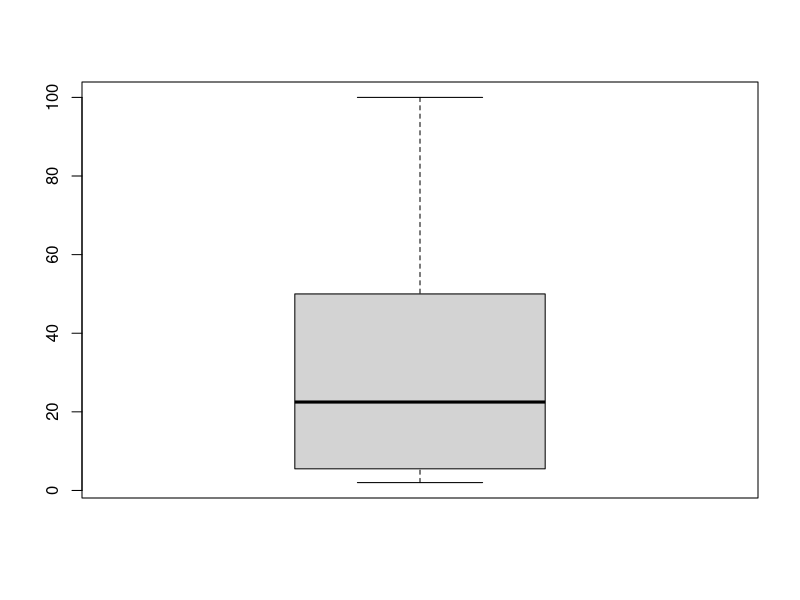
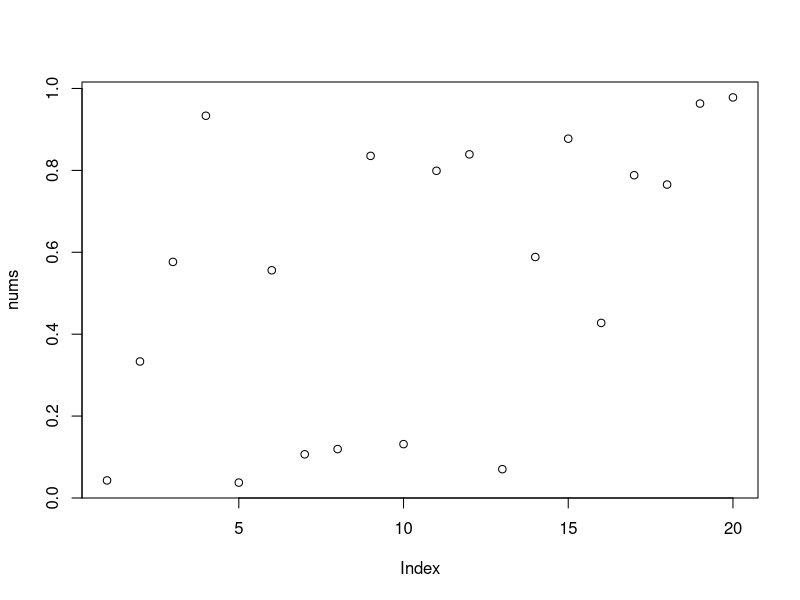
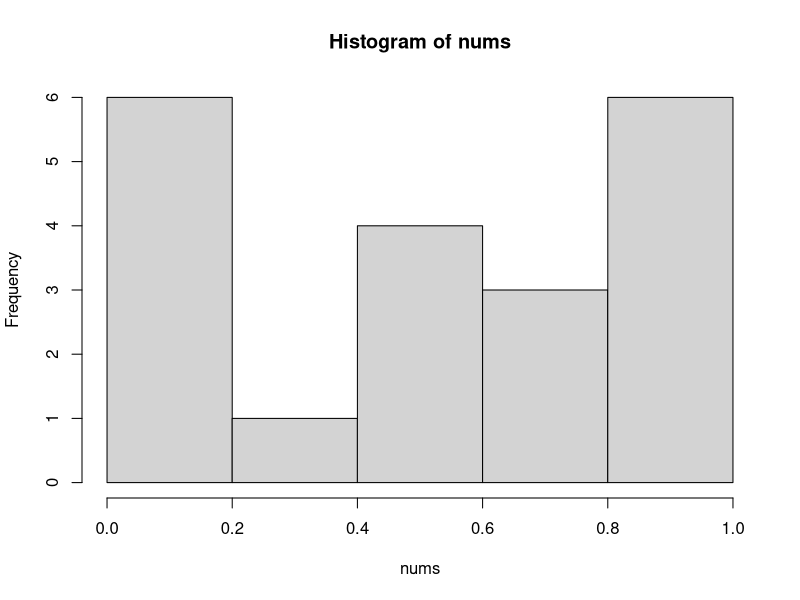

Generate these figures, in order, with R:
#Class 9.12.2016 MON

a <- 2
b <- 50
c <- 3
a+b
b/a
50%%3 #余
a_vec <- c(3, 50, 5, 6, 10, 50, 20, 2, 100, 30, 25, 80)
str(a_vec) #structure command, show structure
sum(a_vec) #和
summary(a_vec)
length(a_vec)
boxplot(a_vec)
cumsum(a_vec) #cumulative sum
is.vector(a_vec) #
data()

#rundom numbers 生成随机数
runif(20) #括号里点“Tab”显示下拉菜单
options(digits = 2)
nums <- runif(20)
nums

plot(nums)
hist(nums)

set.seed(5)
runif(30)

head(nums) #显示前五个
tail(nums) #显示后五个


#生成矩阵MATRIX

A <- matrix(data = floor(30*runif(16)),nrow = 4, byrow = TRUE)
View(A) #View大写开头

#byrow的意思是什么：
values <- 30*runif(16)
values

#floor的意思是，

A
A[3,3]

dim(A) #显示Dimension

d <- dim(A)
d[1]

b <- floor(20*runif(dim(A)[2]))

x <- solve(A,b)

A%*%x #矩阵相乘


e <- floor(20*runif(4))
f <- floor(20*runif(4))
e*f
sum(e*f)

t(e)%*%f #transport of e


e
f
outer(e,f,"*")
outer(e,f,">")
outer(e,f,">")*1



#Class 9.14.2016 Wed

#TURN IN HOMEWORK: Click"File - Compile Notebook"


a <- runif(9)
a
str(a) #structure command, show structure,显示大体结构等资料
length(a)
typeof(a)

#判断类型

is.atomic(a)
is.list(a)
is.vector(a)

a[5]
a[5] <- NA #删除a中第五个

typeof(a[5])
